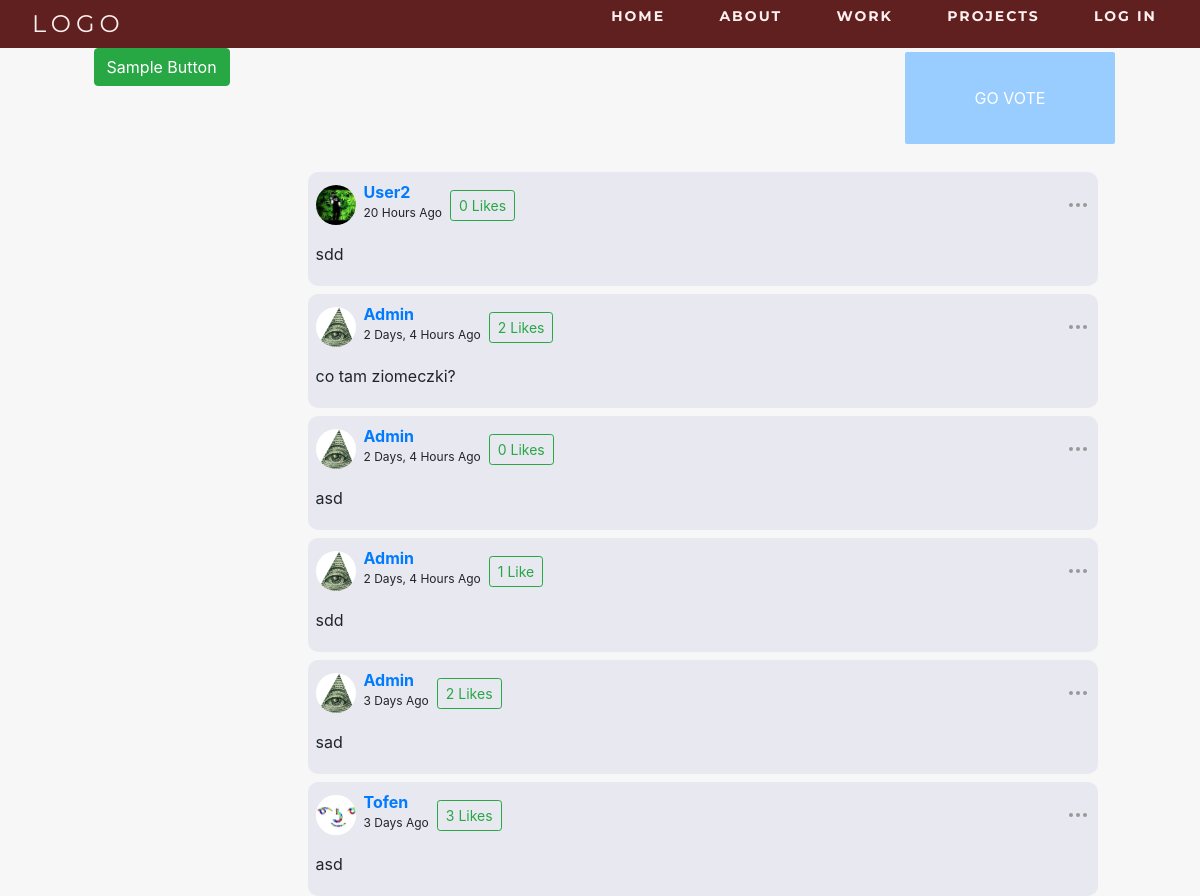
Before: / with the older database file.
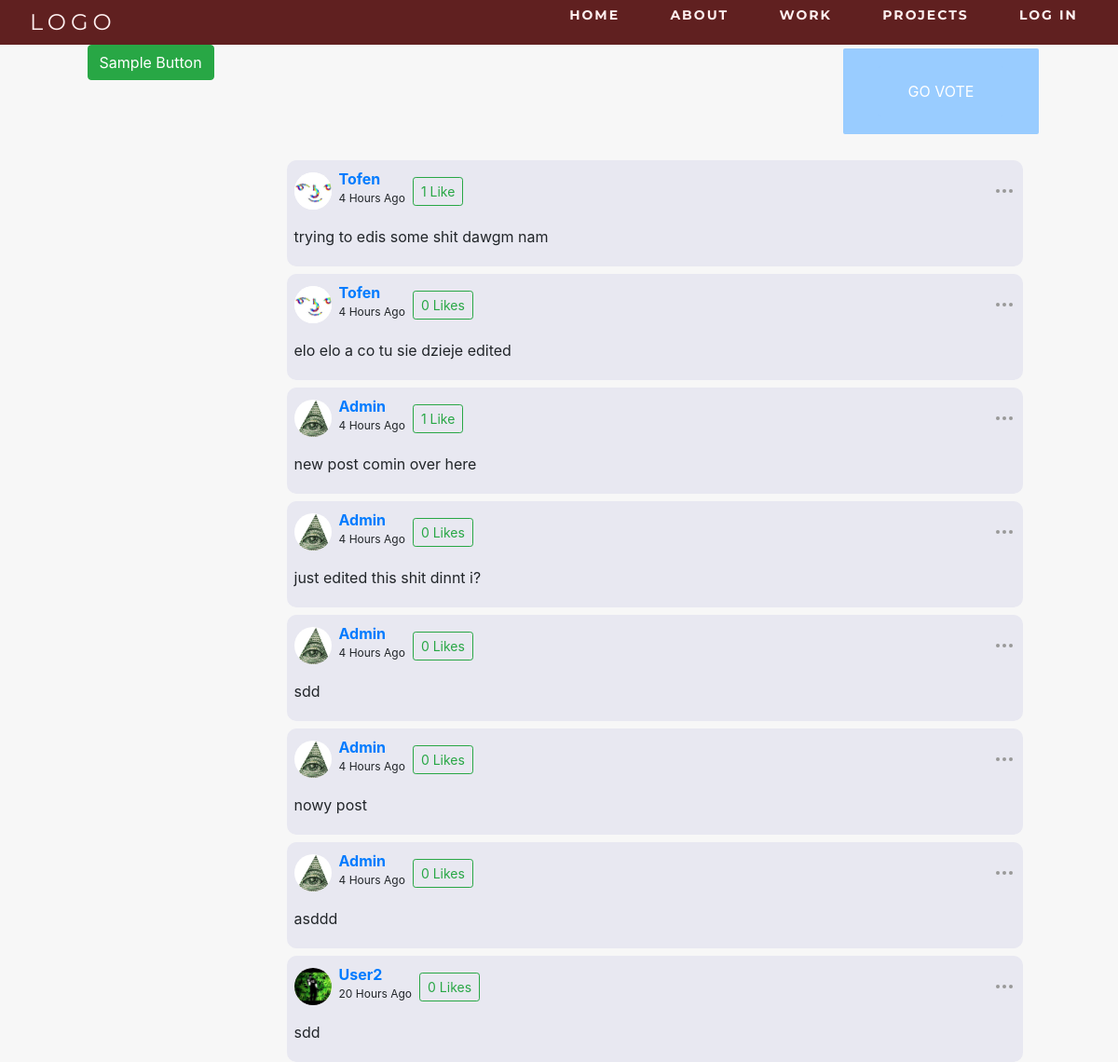
After: the same page with the newer database file.
### post/models.py (models this page shows, shortened)
class Post(models.Model):
    content = models.CharField(max_length=300)
    author = models.ForeignKey(User, on_delete=models.CASCADE)
    timestamp = models.DateTimeField()
    parent = models.ForeignKey(
        'self', on_delete=models.CASCADE, null=True, blank=True)
    likes = models.ManyToManyField(User, related_name='likes', blank=True)
    snippet_length = 50
    def get_like_api_url(self):
        return reverse('post:post_like_api', kwargs={'pk': self.pk})
    def get_posts_liked_url(self):
        return reverse('post:posts_liked', kwargs={})
    def should_snippet(self):
        return len(self.content) > self.snippet_length

### users/models.py (models this page shows, shortened)
class Profile(models.Model):
    from django.core.validators import RegexValidator
    alphanumeric = RegexValidator(
        r'^[0-9a-zA-Z ]*$', 'Only alphanumeric characters are allowed.')
    letters = RegexValidator(r'^[a-zA-Z ]*$', 'Only letters are allowed.')
    user = models.OneToOneField(User, on_delete=models.CASCADE)
    join_timestamp = models.DateField()
    alias = models.CharField(max_length=16, blank=True,
                             validators=[alphanumeric])
    name = models.CharField(max_length=36, blank=True,
                            null=True, validators=[letters])
    profile_img = models.ImageField(
        default='default_profile_pic.jpg', upload_to='profile_pics')
    description = models.CharField(blank=True, max_length=300)
    following = models.ForeignKey(
        User, null=True, blank=True, on_delete=models.SET_NULL, related_name='following')
    followers = models.ForeignKey(
        User, null=True, blank=True, on_delete=models.SET_NULL, related_name='followers')

### main/views.py (the view)
# urls.py: path('', views.main, name = 'main'),
def main(request):
    most_recent = Post.objects.order_by('-timestamp')[:8]
    context = {
        'most_recent': most_recent,
        'post_form': PostForm,
    }
    return render(request, 'main/home.html', context)

### main/templates/main/home.html (shortened to what this page needs)
{% extends 'main/base.html' %}
{% load static %}
{% load crispy_forms_tags %}
{% load humanize %}
{% block link%}
<link rel="stylesheet" href="{% static 'main/home_style.css'%}">
{% endblock%}
{% block content %}
<div class="vote">
    <a href="{% url 'polls:index' %}">
        <button class="vote">GO VOTE</button>
    </a>
</div>
<div class="posts col-8 offset-2 mt-3">
    {% for post in most_recent %}
    <a class="overlay" href="{% url 'post:post_detail' post.id %}">
        <div class="post mt-2" id="post-{{post.id}}">
            <div class="post-nav mt-2">
                <img class="profile-img ml-2" src="{{post.author.profile.profile_img.url}}"></img>
                <div class="mt-2">
                    <a href="{%url 'users:profile' post.author.profile.id %}" class="ml-2">{{post.author}}</a>
                    <p class="timestamp ml-2">{{post.timestamp|naturaltime}}</p>
                </div>
                <button type="button" id="{{post.id}}" liked-href="{{post.get_posts_liked_url}}"
                    data-href="{{post.get_like_api_url}}" data-likes="{{post.likes.count}}"
                    class="like-button-ajax ml-2 btn btn-outline-success btn-sm">
                    {{post.likes.count}} Like{{post.likes.count|pluralize}}
                </button>
                <div class="option-dots">
                    <div class="dot1"></div>
                    <div class="dot2"></div>
                    <div class="dot3"></div>
                </div>
            </div>
            <div class="post-content-{{post.id}} mx-2 py-1 ">
                {% if post.should_snippet %}
                <p id="content1-{{post.id}}">{{post.snippet}}</p>
                <p id="show-more">show more...</p>
                {% else %}
                <p id="content2-{{post.id}}">{{post.content}}</p>
                {%endif%}
            </div>
        </div>
    </a>
    {% endfor %}
</div>
{% endblock content %}

Changed rows visible on the page:
no longer on this page (row unchanged): Post: author.profile.profile_img (picture), author "Admin", timestamp "2 Days, 4 Hours Ago", likes.count "2", content "co tam ziomeczki?"
no longer on this page (row unchanged): Post: author.profile.profile_img (picture), author "Admin", timestamp "2 Days, 4 Hours Ago", likes.count "0", content "asd"
no longer on this page (row unchanged): Post: author.profile.profile_img (picture), author "Admin", timestamp "2 Days, 4 Hours Ago", likes.count "1", content "sdd"
no longer on this page (row unchanged): Post: author.profile.profile_img (picture), author "Admin", timestamp "3 Days Ago", likes.count "2", content "sad"
no longer on this page (row unchanged): Post: author.profile.profile_img (picture), author "Tofen", timestamp "3 Days Ago", likes.count "3", content "asd"
added Post: author.profile.profile_img (picture), author "Tofen", timestamp "4 Hours Ago", likes.count "1", content "trying to edis some shit dawgm nam"
added Post: author.profile.profile_img (picture), author "Tofen", timestamp "4 Hours Ago", likes.count "0", content "elo elo a co tu sie dzieje edited"
added Post: author.profile.profile_img (picture), author "Admin", timestamp "4 Hours Ago", likes.count "1", content "new post comin over here"
added Post: author.profile.profile_img (picture), author "Admin", timestamp "4 Hours Ago", likes.count "0", content "just edited this shit dinnt i?"
added Post: author.profile.profile_img (picture), author "Admin", timestamp "4 Hours Ago", likes.count "0", content "sdd"
added Post: author.profile.profile_img (picture), author "Admin", timestamp "4 Hours Ago", likes.count "0", content "nowy post"
added Post: author.profile.profile_img (picture), author "Admin", timestamp "4 Hours Ago", likes.count "0", content "asddd"
